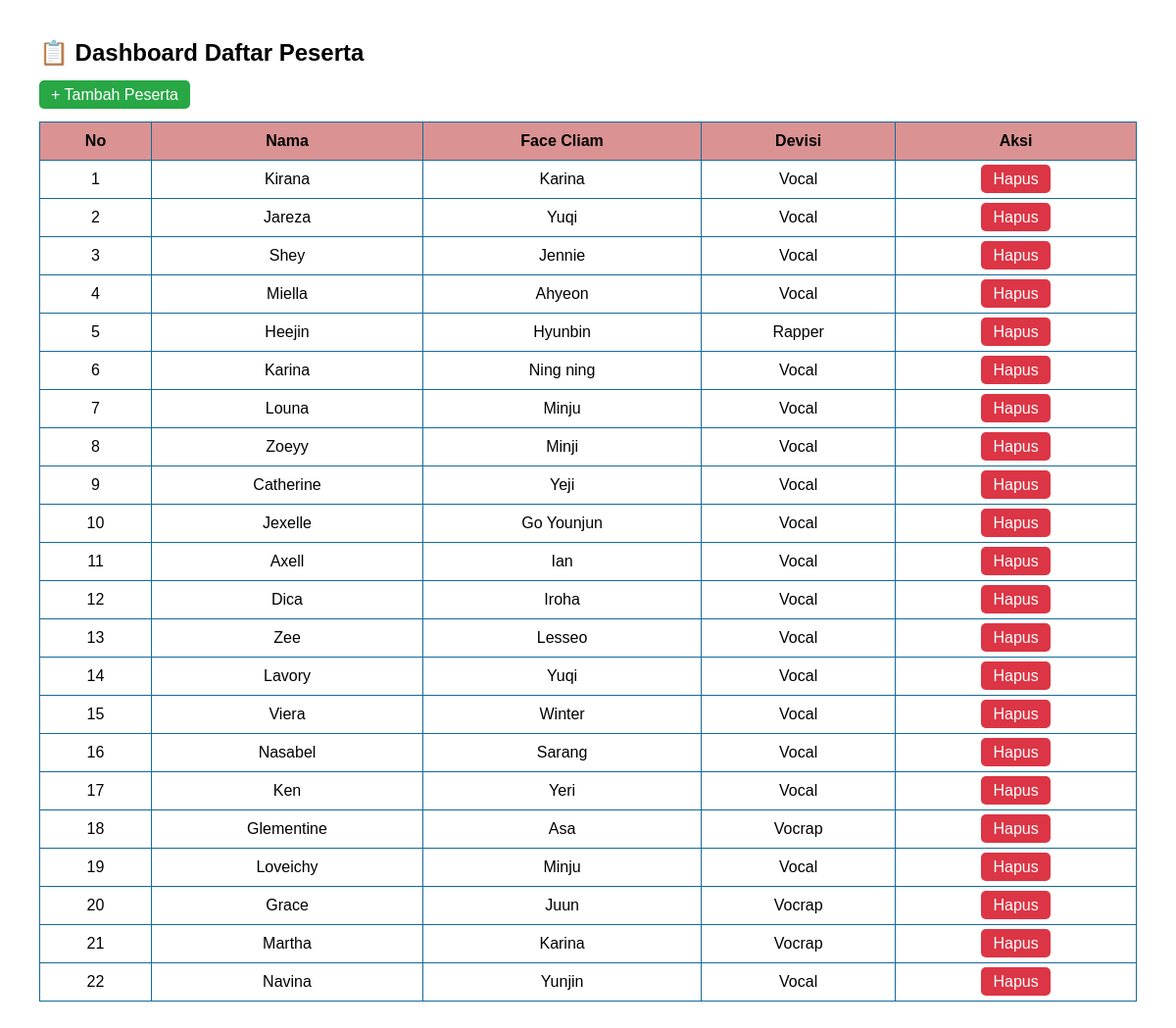
The page / on the database its author committed.
### tables this page shows
CREATE TABLE `peserta` (
  `id` int(11) NOT NULL,
  `nama` varchar(10) NOT NULL,
  `face_claim` varchar(10) NOT NULL,
  `devisi` varchar(10) NOT NULL,
  `has_voted` tinyint(1) DEFAULT 0
);

### index.php (the view, shortened to what this page needs)
<?php include 'koneksi.php'; ?>
<!DOCTYPE html>
<html lang="id">
<head>
</head>
<body>
<h2>📋 Dashboard Daftar Peserta</h2>
<a href="tambah.php" class="btn btn-add">+ Tambah Peserta</a>
<br><br>
<table>
    <tr>
        <th>No</th>
        <th>Nama</th>
        <th>Face Cliam</th>
        <th>Devisi</th>
        <th>Aksi</th>
    </tr>
    <?php
    $no = 1;
    $result = mysqli_query($conn, "SELECT * FROM peserta");
    while ($row = mysqli_fetch_assoc($result)) {
        echo "<tr>
                <td>{$no}</td>
                <td>{$row['nama']}</td>
                <td>{$row['face_claim']}</td>
                <td>{$row['devisi']}</td>
                <td><a href='hapus.php?id={$row['id']}' class='btn btn-del'>Hapus</a></td>
              </tr>";
        $no++;
    }
    ?>
</table>
</body>
</html>

### index.php (style rules this page uses)
body { font-family: Arial, sans-serif; margin: 40px; }
table { width: 100%; border-collapse: collapse; }
th, td { padding: 10px; border: 1px solid #156a9bff; text-align: center; }
th { background-color: #db9292ff; }
.btn { padding: 6px 12px; text-decoration: none; border-radius: 5px; }
.btn-add { background: #28a745; color: white; }
.btn-del { background: #dc3545; color: white; }

### rows shown on the page
peserta: nama "Kirana", face_claim "Karina", devisi "Vocal"
peserta: nama "Jareza", face_claim "Yuqi", devisi "Vocal"
peserta: nama "Shey", face_claim "Jennie", devisi "Vocal"
peserta: nama "Miella", face_claim "Ahyeon", devisi "Vocal"
peserta: nama "Heejin", face_claim "Hyunbin", devisi "Rapper"
peserta: nama "Karina", face_claim "Ning ning", devisi "Vocal"
peserta: nama "Louna", face_claim "Minju", devisi "Vocal"
peserta: nama "Zoeyy", face_claim "Minji", devisi "Vocal"
peserta: nama "Catherine", face_claim "Yeji", devisi "Vocal"
peserta: nama "Jexelle", face_claim "Go Younjun", devisi "Vocal"
peserta: nama "Axell", face_claim "Ian", devisi "Vocal"
peserta: nama "Dica", face_claim "Iroha", devisi "Vocal"
peserta: nama "Zee", face_claim "Lesseo", devisi "Vocal"
peserta: nama "Lavory", face_claim "Yuqi", devisi "Vocal"
peserta: nama "Viera", face_claim "Winter", devisi "Vocal"
peserta: nama "Nasabel", face_claim "Sarang", devisi "Vocal"
peserta: nama "Ken", face_claim "Yeri", devisi "Vocal"
peserta: nama "Glementine", face_claim "Asa", devisi "Vocrap"
peserta: nama "Loveichy", face_claim "Minju", devisi "Vocal"
peserta: nama "Grace", face_claim "Juun", devisi "Vocrap"
peserta: nama "Martha", face_claim "Karina", devisi "Vocrap"
peserta: nama "Navina", face_claim "Yunjin", devisi "Vocal"
